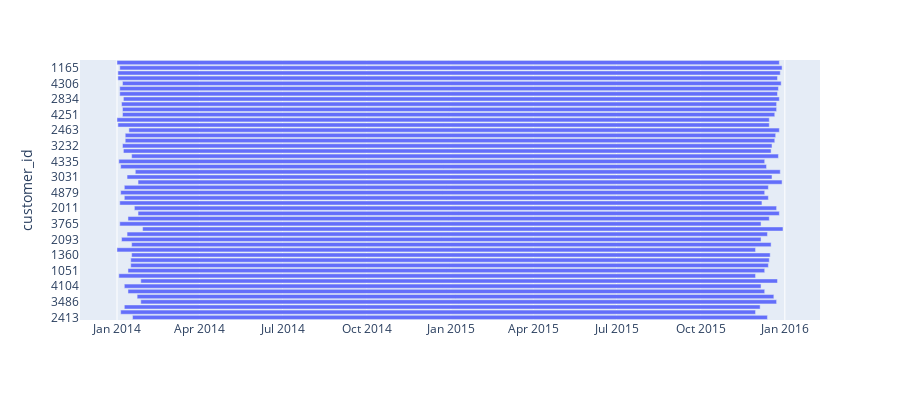
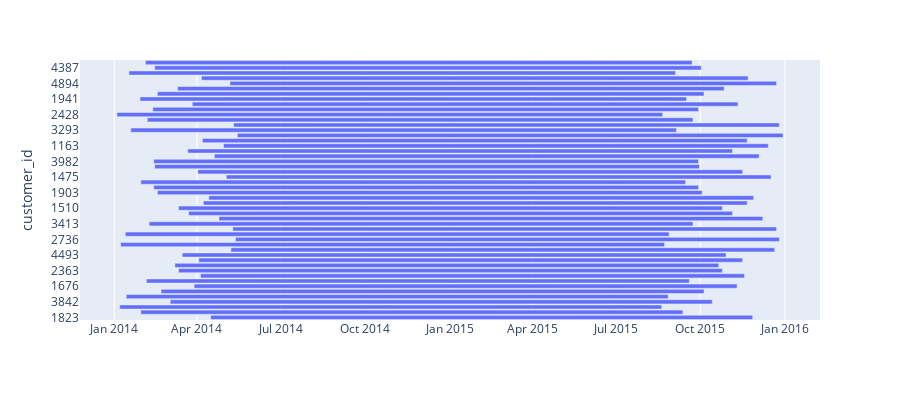

Notebook code for these charts, in order:
### Code cell
# 간트 차트 그리기
from plotly import express as px

fig = px.timeline(gantt_df.head(50), x_start='start', x_end='end', y='customer_id')
fig.update_yaxes(categoryorder='total ascending')
fig.update_layout(height=400)
fig.show()

fig2 = px.timeline(gantt_df.iloc[600:650], x_start='start', x_end='end', y='customer_id')
fig2.update_yaxes(categoryorder='total ascending')
fig2.update_layout(height=400)
fig2.show()
